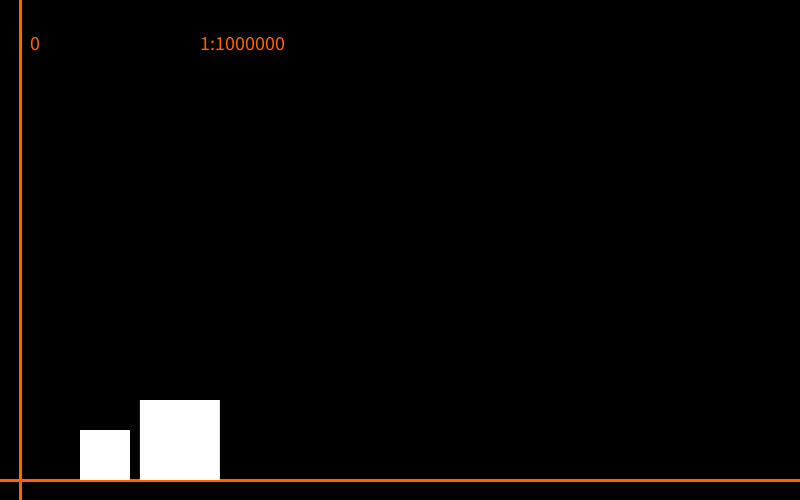
Frame 1 (no input)
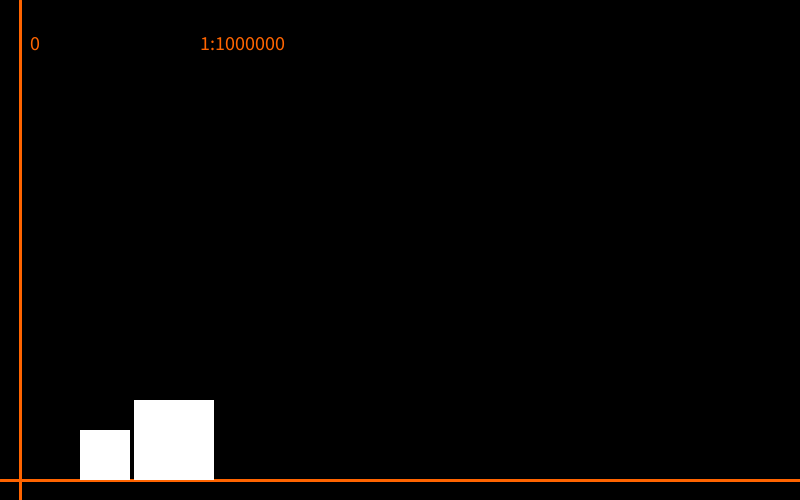
Frame 60 (the mouse pressed at the canvas centre just before this capture)
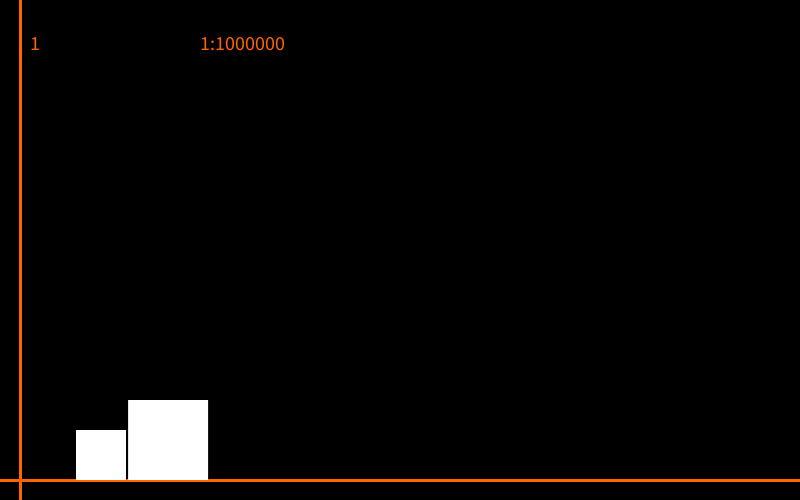
Frame 120 (the mouse held since frame 60 and released just before this capture)

The Processing sketch that drew these frames (run headless with seeded random() and noise(); from frame 60 on, the mouse is pressed at the canvas centre):

// Processing sketch: Pi_Collision
// ── Pi_Collision.pde
/**
*Zwei Blöcke stossen, wobei die Anzahl der Stösse den Ziffern
*von Pi entspricht
*
* @author Max Janik
* @version 25.12.2019
*/

//Die Blöcke:
block b1; //Block 1
block b2; //Block 2
level lvl; //Das Level
//Die Anzeigen:
counter zaehler; //Zaehlt die Stösse 
counter masse;   //Zeigt das Massenverhaeltnis

final int digits = 4; //gibt die Anzahl der Stellen von Pi an, die 'berechnet' werden sollen; grosse Zahlen verursachen probleme; 0 < digits < 5
float timeStep = 1;

void setup() {
    size(800, 500);  //Fenstergrösse
    surface.setResizable(true);  //Erlaubt es, das Fenster zu vergrössern oder zuverkleinern
    
    
    lvl = new level(20, 20, color(0), color(255, 100, 0));  //erstellt das Level, also die Oberfläche
    
    b1 = new block(lvl.WALL * 4); //Erzeugt den kleineren Block
    b2 = new block(lvl.WALL * 7, 80,.1,(int) Math.pow(100, digits - 1));  //Erzeugt den grösseren Block mit masse = 100^digits * m
    
    zaehler = new counter(30, 50);  //Erzeugt den Zähler, der die Stösse anzeigt
    masse = new counter(200, 50, b2.MASS);  //Erzeugt das Schild, das das Massenverhaeltnis anzeigt
}

/**
* Der Loop, der die Simulation ausführt
*/
void draw() {
    
    //KollisionsAbfrage der Blöcke (stossen vollkommen elastisch und zentral)
    boolean aufprall = b2._xPosition - b1._xPosition <= b1.SIZE && (b1._velocity - b2._velocity < 0); //true, wenn die Blöcke Aufeinander prallen, false sonst
    if (aufprall) {
        
        double vb1 = (2 * b2.MASS * b2._velocity + b1._velocity * (b1.MASS - b2.MASS)) / (b1.MASS + b2.MASS);  //berechnet die neue Geschwindigkeit des ersten Blocks
        double vb2 = (2 * b1.MASS * b1._velocity + b2._velocity * (b2.MASS - b1.MASS)) / (b1.MASS + b2.MASS);  //berechnet die neue Geschwindigkeit des zweiten Blocks
        
        //Ordnet den Blöcken die neuen Geschwindigkeiten zu
        b1._velocity = vb1;
        b2._velocity = vb2;
        
        //Erhöht den Zaehler, da ein Stoss ausgefuehrt wurde
        zaehler.increment();
        
    } else {
        b2.update();
    }
    b1.update();
    
    //Zeichnet erst das Level, dann die beiden Zähler und dann die Blöcke
    lvl.blit();
    zaehler.blit();
    masse.rblit();
    b1.blit();
    b2.blit();
}
// ── Block.pde
/**
*Exemplar der Klasse ist ein Block der sich in x-Richtung bewegt.
*Exemplare besitzen eine X-Position, eine X-Geschwindigkeit
*Eine Groesse und eine numerische Masse für Stossberechnung
*/
class block {
    
    public double _xPosition;    //position auf der x-Achse
    public double _velocity;     //geschwindigkeit des Blocks entlang der x-Achse
    public final int SIZE;       //Groesse des Blocks
    public final int MASS;       //masse des Blocks
    
    /**
    *Konstruktor erzeugt Block wobei alle Parameter angegeben werden
    *
    *@param x X-Position yu Begin
    *@param size Groesse des Blocks
    *@param vel Startgeschwindigkeit
    *@param mass virtuelle Masse des Blocks
    */
    public block(int x, int size, float vel, int mass) {
        _xPosition = x;
        _velocity = vel;
        SIZE = size;
        MASS = mass;
    }
    
    /**
    *Konstruktor erzeugt Block wobei die Groesse vorbestimmt ist
    *
    *@param x X-Position yu Begin
    *@param size Groesse des Blocks
    *@param vel Startgeschwindigkeit
    *@param mass virtuelle Masse des Blocks
    */
    public block(int x, float vel, int mass) {
        _xPosition = x;
        _velocity = vel;
        SIZE = 50;
        MASS = mass;
    }
    
    /**
    *Konstruktor erzeugt Block wobei nur die X-Position festgelegt werden kann
    *@param x X-Position yu Begin
    *@param size Groesse des Blocks
    *@param vel Startgeschwindigkeit
    *@param mass virtuelle Masse des Blocks
    */
    public block(int x) {
        _xPosition = x;
        _velocity = 0;
        SIZE = 50;
        MASS = 1;
    }
    
    /**
    *Updated denBlock und verschiebt ihn entsprechend der Geschwindigkeit
    */
    public void update() {
        if (_xPosition <= lvl.WALL) {
            _velocity = -_velocity;
            _xPosition = lvl.WALL +.0001;
            zaehler.increment();
        } else {
            rungeKutta4();
        }
    }
    
    private void rungeKutta4() {
        double x0 = 0;
        double x = _velocity;
        double y0 = _xPosition;
        double h = timeStep;
        // Count number of iterations using step size or
        // step height h
        int n = (int)((x - x0) / h);
        
        double k1, k2, k3, k4, k5;
        
        // Iterate for number of iterations
        double y = y0;
        for (int i = 1; i <= n; i++)
        {
            // Apply Runge Kutta Formulas to find
            // next value of y
            k1 = h * (dydx(x0, y));
            k2 = h * (dydx(x0 + 0.5 * h, y + 0.5 * k1));
            k3 = h * (dydx(x0 + 0.5 * h, y + 0.5 * k2));
            k4 = h * (dydx(x0 + h, y + k3));
            
            // Update next value of y
            y = y + (1.0 / 6.0) * (k1 + 2 * k2 + 2 * k3 + k4);
            
            // Update next value of x
            x0 = x0 + h;
        }
        _xPosition = y - h * x;
    }
    
    private double dydx(double x, double y)
    {
        return((x - y) / 2);
    }
    
    
    private void euler() {
        _xPosition -= _velocity;
    }
    
    /** 
    *Zeichnet den Block auf den Bildschirm
    */
    public void blit() {
        rectMode(CORNER);
        fill(255);
        noStroke();
        rect((float) _xPosition, lvl.GROUNDLEVEL - SIZE, SIZE, SIZE);
    }
}
// ── Counter.pde
/**
 *Exemplar der Klasse wird benutzt um eine Zahl auf den Bildschirm zu blitten
 *und diese ggf. inkrementell zu erhöhen
 */
class counter {
  public int count;
  public final int XPOS;
  public final int YPOS;

  /**
   *Konstruktor bei dem die Position angegeben wird und count auf 0 gesetzt wird
   *
   *@param x X-Position der Anzeige
   *@param Y-Position der Anzeige
   */
  public counter(int x, int y) {
    count = 0;
    XPOS = x;
    YPOS = y;
  }

  /**
   *Konstruktor bei dem ein Startwert mit angegeben werden kann
   *
   *@param x X-Position der Anzeige
   *@param Y-Position der Anzeige
   @param m Startwert der Anzeige
   */
  public counter(int x, int y, int m) {
    count = m;
    XPOS = x;
    YPOS = y;
  }

  /**
   *Erhöht den Wert count um 1
   */
  public void increment() {
    count++;
  }

  /**
   *Schreibt den Wert von count auf den Bildschirm
   */
  public void blit() {
    rectMode(CENTER);
    textSize(20);
    text(str(count), XPOS, YPOS);
  }
  /**
   *Schreibt den wert von count im Format 1:count auf den Bildschirm
   *Wird für die Anzeige des Massenverhaeltnises der Bloecke benutzt
   */
  public void rblit() {
    rectMode(CENTER);
    textSize(20);
    text("1:"+str(count), XPOS, YPOS);
  }
}
// ── Level.pde
/**
*Exemplar erzeugt das Level mit Untergrund und Wand
*
* @author Max Janik
*
* @version 25.12.2019
*/
class level {
    public final int YMARGIN;
    public final int WALL;
    private final color BACKGROUNDCOLOR;
    private final color LINECOLOR;
    public int GROUNDLEVEL;
    
    /**
    *Konstruiert das Spielfeld und gibt sowohl Farbe der Linien als auch
    *die Hintergrungfarbe an. Ausserdem den Abstand von Wand und Boden
    *zum Fensterrand
    *
    *@param xm Abstand des Bodens zum unteren Rand
    *@param ym Abstand der Wand zum linken Rand
    *@param bg Hintergrundfarbe
    *@param ln Farbe der Linien
    */
    public level(int xm, int ym, color bg, color ln) {
        YMARGIN = ym;
        GROUNDLEVEL = height - ym;
        WALL = xm;
        BACKGROUNDCOLOR = bg;
        LINECOLOR = ln;
    }
    
    /**
    *Zeichnet das Spielfeld auf den Bildschirm
    */
    public void blit() {
        GROUNDLEVEL = height - YMARGIN;
        background(BACKGROUNDCOLOR);
        fill(LINECOLOR);
        stroke(LINECOLOR);
        strokeWeight(3);
        line(WALL, 0, WALL, height);
        line(0, GROUNDLEVEL, width, GROUNDLEVEL);
    }
}
